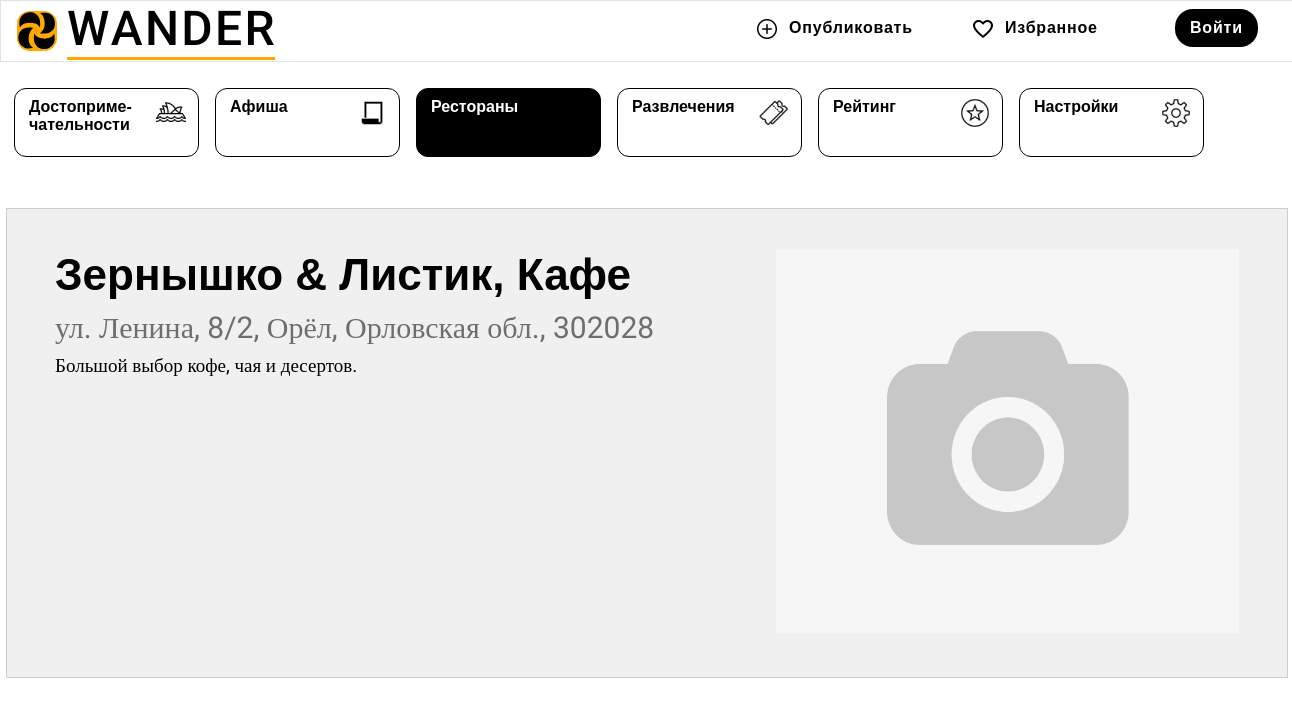
The page /restaurant/12/ on the database its author committed.
### wander/models.py (models this page shows, shortened)
class Restaurant(models.Model):
    class NewManager(models.Manager):
        def get_queryset(self):
            return super().get_queryset().filter(status='opened')
    options = (
        ('opened', 'Opened'),
        ('closed', 'Closed'),
    )
    place = models.ForeignKey(Place, on_delete=models.CASCADE,)
    name = models.CharField(max_length=50)
    description = models.CharField(max_length=255)
    status = models.CharField(max_length=10, choices=options, default='opened')
    favourites = models.ManyToManyField(
        User, related_name='favourite_restaurant', default=None, blank=True)
    objects = models.Manager()  # default manager
    newmanager = NewManager()  # custom manager
    image = models.ImageField(upload_to=image_path_restaurant, default='img/default.jpg')

class Place(models.Model):
    city = models.ForeignKey(City, on_delete=models.CASCADE, related_name='city')
    full_address = models.CharField(max_length=255)
    name = models.CharField(max_length=50)
    rating = models.FloatField(max_length=3)
    description = models.CharField(max_length=255)

### wander/views.py (the view)
# urls.py: path('restaurant/<int:pk>/', RestaurantDetailView.as_view(), name='restaurant-detail'),
class RestaurantDetailView(generic.DetailView):
    model = Restaurant
    def get_context_data(self, **kwargs):
        context = super().get_context_data(**kwargs)
        context['now'] = timezone.now()
        return context

### wander/templates/wander/restaurant_detail.html (shortened to what this page needs)
{% extends 'wander/base_new.html' %}
{% load static %}
{% block eat_checked %}checked{% endblock %}
{% block context %}
    <section class="block_event">
        <div class="event">
            <div class="content_event">
                <div class="text_event"><h1>{{ object.name }}</h1>
                    <p class="address_event"> {{ object.place.full_address }}</p>
                    <p class="text">{{ object.description }}</p>
                </div>
                <div class="img_event">
                    <img src="{{ object.image.url }}"/>
                </div>
            </div>
        </div>
    </section>
{% endblock %}

### wander/static/wander/place_.css (style rules this page uses)
* { margin:0; padding:0; }
section { width: 1280px; min-height: 10px; margin:0 auto; position: relative; }
.block_event { min-height: 384px; margin-top: 50px; }
.event { width: 1280px; min-height: 384px; background: #F0F0F0; border: 1px solid #CFCDCD; }
.content_event { display:flex; justify-content:space-between; margin:40px auto; min-height:384px; width:1184px; }
.text_event { min-height: 384px; width:685px; }
.text_event>h1 { font-family: Arial; font-weight: bold; font-size: 44px; line-height: 51px; }
.address_event { margin-top: 10px; font-family: Roboto; font-size: 30px; line-height: 35px; color: #6E6E6E; }
.text { margin-top: 10px; font-family: Roboto; font-size: 19px; line-height: 22px; }
.img_event>img { height: 384px; width:463px; }

### rows shown on the page
Restaurant: name "Зернышко & Листик, Кафе", place.full_address "ул. Ленина, 8/2, Орёл, Орловская обл., 302028", description "Большой выбор кофе, чая и десертов.", image (placeholder picture)
